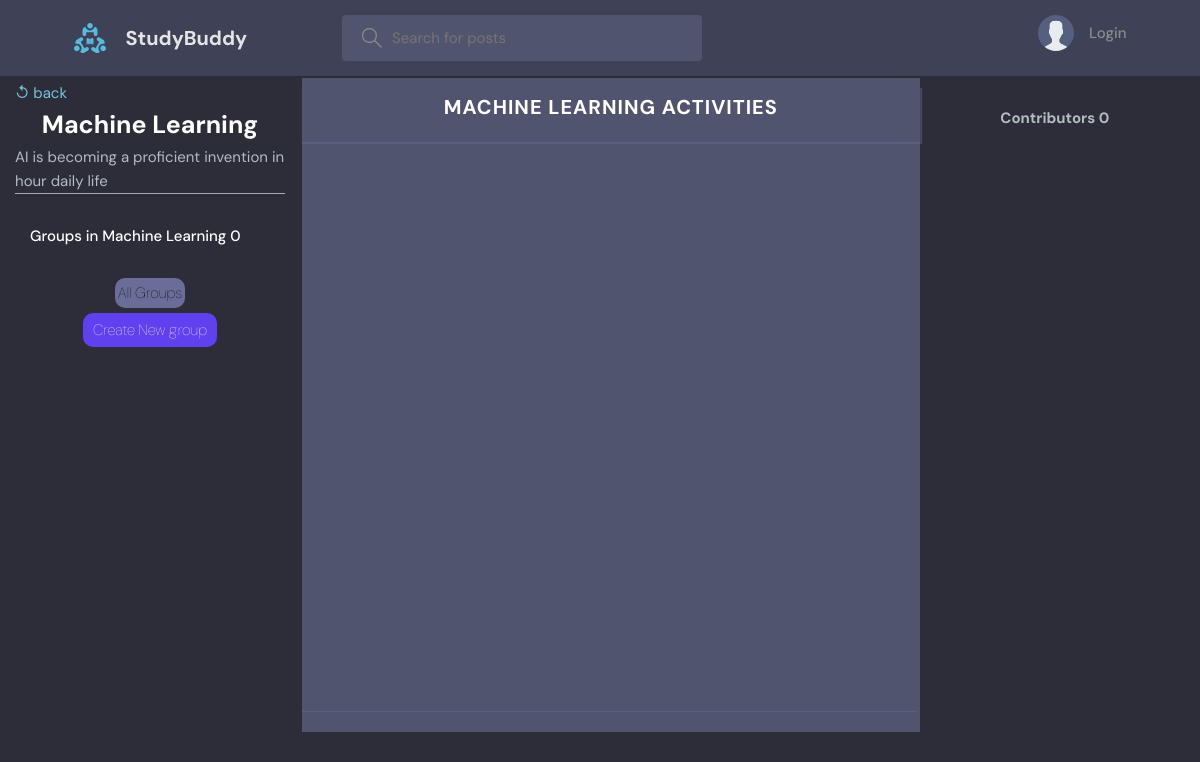
Page /room/2/ on the committed database.
### base/models.py (models this page shows)
class Room(models.Model):
    host = models.ForeignKey(User, on_delete=models.SET_NULL, null=True)
    topic = models.ForeignKey(Topic, on_delete=models.SET_NULL, null=True)
    name = models.CharField(max_length=200)
    description = models.TextField(null=True, blank=True)
    contributors = models.ManyToManyField(User, blank=True, related_name='contributors')
    updated = models.DateTimeField(auto_now=True)
    created = models.DateTimeField(auto_now_add=True)
    class Meta:
        ordering = ['-updated', '-created']
    def __str__(self):
        return self.name

### base/views.py (the view)
# urls.py: path('room/<str:pk>/', views.room, name="room"),
def room(request, pk):
    room = Room.objects.get(pk=pk)
    groups = Groups.objects.filter(room=room)[:5]
    room_activity = RoomActivity.objects.filter(room=room).order_by('-date_issued')
    contributors = room.contributors.all()
    context = {
        'contributors': contributors,
        'groups': groups,
        'room': room,
        'room_activity': room_activity,
    }
    return render(request, 'base/room/room_view.html', context)

### base/templates/base/room/room_view.html (shortened to what this page needs)
 {% extends 'main.html' %}
 {% block content %}
     <div class="room_container">
         <div>
             <div class="container">
                 <a href="{{request.META.HTTP_REFERER}}">
                        <p class="back-btn mt"> ↺ back</p>
                 </a>
                 <h3 class="room-header text-center active">
                     {{room}}
                 </h3>
                 <div class="border-bottom">
                     <p>{{room.description}}</p>
                 </div>
             </div>
             <div class="room_group_list">
                 <div class="topics-page layout__body">
                     <ul class="topics__list">
                       <li class="">
                         <a style='color:white;' class="text-center">Groups in {{room}} {{groups.count}}</a>
                       </li>
                     </ul>
                 </div>
                 <div class="topics-page layout__body text-center new_group_link" style='margin:0; padding:0;'>
                     <a href="{% url 'group-create' %}?q={{room.name}}" class="active"><span>All Groups</span></a>
                 </div>
                 <div class="topics-page layout__body text-center new_group_link mt">
                     <a href="{% url 'group-create' %}?q={{room.name}}" class="active" style="background: rgb(97, 65, 239); color:#fff; padding:.5rem 1rem;"><span>Create New group</span></a>
                 </div>
             </div>
         </div>
        <div class="activity__feed" >
            <div class="middle-feed">
                <h2 class="room__activity__header"> {{room}} Activities </h2>
                <div class="trends__wrapper">
                </div>
            </div>
            <div class="">
                <div class="topics-page layout__body">
                    <h1 class="topics-page layout__body text-center">Contributors {{contributors.count}}</h1>
                </div>
            </div>
        </div>
    </div>
 {% endblock content %}

### templates/main.html (shortened to what this page needs)
<!DOCTYPE html>
{% load static %}
<html lang="en">
<head>
    <link rel="stylesheet" href="{% static 'css/style.css' %}" />
</head>
<body>
    {% include 'navbar.html' %}
    {% block content %}
    {% endblock %}
</body>
</html>

### templates/navbar.html (shortened to what this page needs)
{% load static %}
<header class="header header--loggedIn">
    <div class="container">
        <a href="{% url 'home' %}" class="header__logo">
            <img src="{% static 'images/logo.svg' %}" />
            <h1>StudyBuddy</h1>
        </a>
        <form class="header__search" method="GET" action="{% url 'home' %}">
            <label>
                <input name="q" placeholder="Search for posts" />
            </label>
        </form>
        <nav class="header__menu">
            {% if request.user.is_authenticated %}
            <div class="header__user">
                <a href="{% url 'update-user' %}">
                    <div class="avatar avatar--medium active">
                        <img src="{{request.user.avatar.url}}" />
                    </div>
                    <p><span>@{{request.user.username}}</span></p>
                </a>
                <button class="dropdown-button">
                    <svg version="1.1" xmlns="http://www.w3.org/2000/svg" width="32" height="32" viewBox="0 0 32 32">
                        <title>chevron-down</title>
                        <path d="M16 21l-13-13h-3l16 16 16-16h-3l-13 13z"></path>
                    </svg>
                </button>
            </div>
            {% else %}
            <a href="{% url 'login' %}">
                <img src="{% static 'images/avatar.svg' %}" />
                <p>Login</p>
            </a>
            {% endif %}
        </nav>
    </div>
</header>

### static/css/style.css (style rules this page uses)
:root { --color-main: #71c6dd; --color-main-light: #e1f6fb; --color-dark: #3f4156; --color-dark-medium: #51546e; --color-dark-light: #696d97; --color-light: #e5e5e5; --color-gray: #8b8b8b; --color-light-gray: #b2bdbd; --color-bg: #2d2d39; --color-success: #5dd693; --color-error: #fc4b0b; }
* { font-family: "DM Sans", -apple-system, BlinkMacSystemFont, "Segoe UI", Roboto, Oxygen, Ubuntu, Cantarell, "Open Sans", "Helvetica Neue", sans-serif; margin: 0; padding: 0; box-sizing: border-box; text-rendering: optimizeLegibility; font-size: inherit; }
html { font-size: 56.25%; }
@media only screen and (min-width: 1200px) { html { font-size: 62.5%; } }
body { line-height: 1.6; font-weight: 400; font-size: 1.5rem; color: var(--color-light-gray); background-color: var(--color-bg); min-height: 100vh; }
img { width: 100%; }
a { display: inline-block; color: var(--color-main); text-decoration: none; }
.container { max-width: 120rem; width: 90%; margin: auto; }
.header { padding: 1.5rem; background-color: var(--color-dark); }
.header > .container { display: flex; gap: 9.5rem; }
.header__logo, .header__user { display: flex; gap: 2rem; align-items: center; }
.header__logo > img { height: 3.2rem; width: 3.2rem; }
.header__logo > h1 { font-weight: 700; font-size: 2rem; color: var(--color-light); }
.header__search > label { background-color: var(--color-dark-medium); padding: 1.3rem 1rem; display: flex; align-items: center; gap: 1rem; border-radius: 4px; }
.header__search svg { fill: var(--color-gray); width: 2rem; height: 2rem; margin-left: 1rem; }
.header__search input { width: 30rem; background: transparent; border: none; outline: none; color: var(--color-light); }
.header__menu { margin-left: auto; position: relative; }
.header__menu a { display: flex; gap: 1.5rem; align-items: center; font-weight: 500; text-decoration: none; color: var(--color-gray); }
.header__menu img { height: 3.6rem; }
.header__menu p { line-height: 1.2; }
.layout__body { margin: 3rem; }
.topics__list { list-style: none; }
.topics__list li a { display: flex; justify-content: space-between; margin-bottom: 3rem; font-weight: 500; color: var(--color-light-gray); transition: all 0.3s ease-in-out; }
.mt { margin-top: 5px; }
.room_container { display: grid; grid-template-columns: 25vw 74vw; }
.activity__feed { display: grid; grid-template-columns: 70% 30% ; height: 80vh; }
.middle-feed { border: 2px solid var(--color-bg); background-color: var(--color-dark-medium); }
.text-center { text-align: center; }
.new_group_link { text-decoration: underline; }
.new_group_link a { color: black; width: fit-content; height: fit-content; background-color: var(--color-dark-light); padding: 3px; font-family:sans-serif; font-weight:lighter; border-radius: 10px; }
.room_group_list { position: relative; }
.room-header { color: white; font-size: 25px; }
.border-bottom { border-bottom: 1px solid darkgray; }
.room__activity__header { display: flex; align-items: center; font-size: 2rem; color: #fff; justify-content: center; align-items: center; padding: .3rem 0 1.9rem 0; margin: 1rem 0; box-shadow: 1px 1px 1px 1px rgb(105, 109, 151, .4); z-index: 100; letter-spacing: 1px; text-transform: uppercase; }
.trends__wrapper { width: 99.5%; height: 70vh; margin-bottom: 2rem; overflow: hidden; overflow-y: auto; display: flex; flex-flow: column; position: relative; border-bottom: 1px solid rgb(105, 109, 151, .4); padding-left: 17%; padding-bottom: .5rem; gap: 2.5rem; }
.trends__wrapper::after { content: ''; border: translate(0% -25%); }

### rows in the picture
Room: name "Machine Learning", description "AI is becoming a proficient invention in hour daily life", name "MACHINE LEARNING"

### other values in the picture
{{ groups.count }} "0"
{{ contributors.count }} "0"
